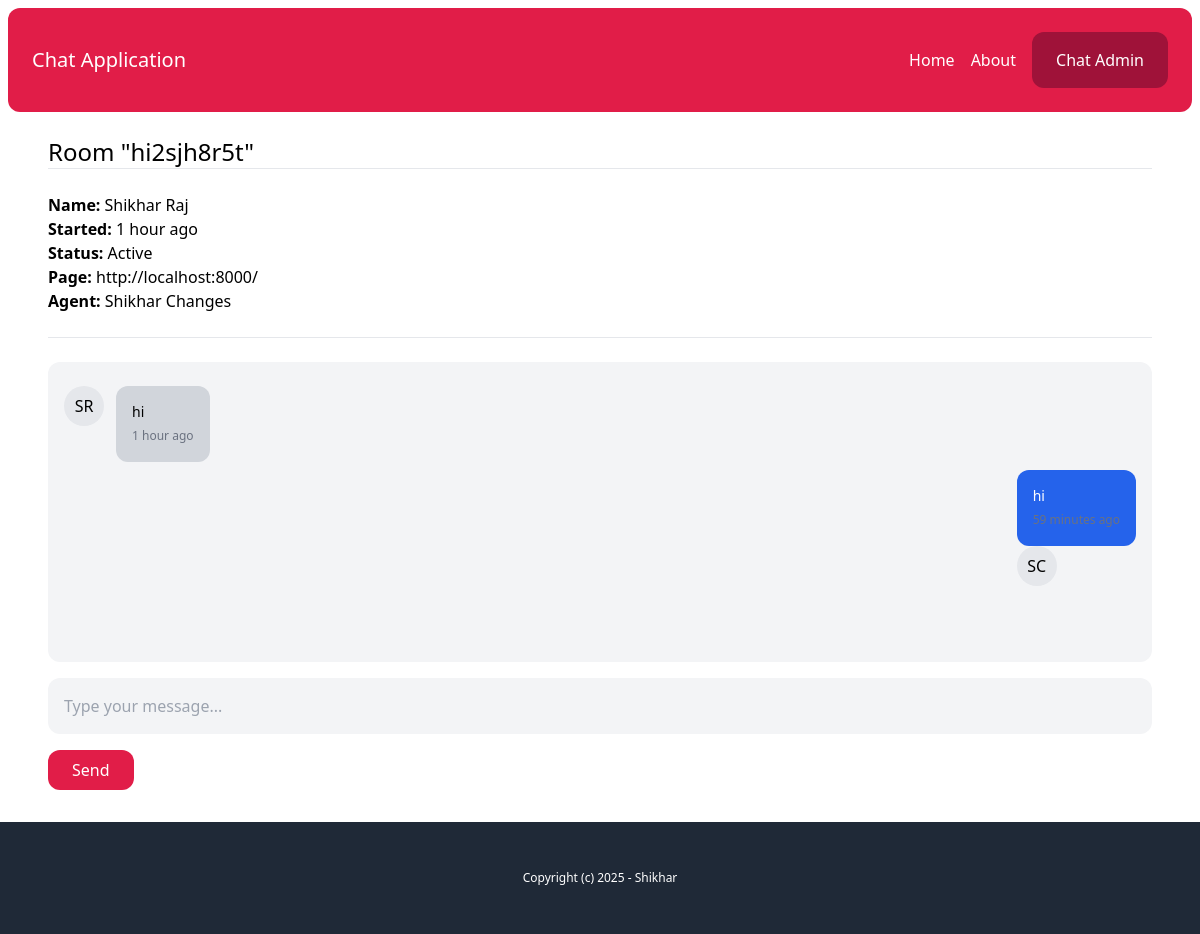
The page /chat-admin/hi2sjh8r5t/ (signed in) on the database its author committed.
### chat/models.py (models this page shows, shortened)
class Room(models.Model):
    WAITING = 'waiting'
    ACTIVE = 'active'
    CLOSED = 'closed'
    CHOISES = (
        (WAITING, 'Waiting'),
        (ACTIVE, 'Active'),
        (CLOSED, 'Closed'),
    )
    uuid = models.CharField(max_length=255)
    client = models.CharField(max_length=255)
    agent = models.ForeignKey(User, related_name='rooms', blank=True, null=True, on_delete=models.SET_NULL)
    messages = models.ManyToManyField(Message, blank=True)
    url = models.CharField(max_length=255, blank=True, null=True)
    status = models.CharField(max_length=255, choices=CHOISES, default=WAITING)
    created_at = models.DateTimeField(auto_now_add=True)
    class Meta:
        ordering = ('-created_at',)

class Message(models.Model):
    body = models.TextField()
    sent_by = models.CharField(max_length=255)
    created_at = models.DateTimeField(auto_now_add=True)
    created_by = models.ForeignKey(User, blank=True, null=True, on_delete=models.SET_NULL)
    class Meta:
        ordering = ('created_at',)

### account/models.py (models this page shows)
class User(AbstractBaseUser, PermissionsMixin):
    AGENT = 'agent'
    MANAGER = 'manager'
    ROLES_CHOICES = (
        (AGENT, 'Agent'),
        (MANAGER, 'Manager'),
    )
    id = models.UUIDField(primary_key=True, default=uuid.uuid4, editable=False)
    email = models.EmailField(unique=True)
    name = models.CharField(max_length=255, blank=True, default='')
    role = models.CharField(max_length=20, choices=ROLES_CHOICES, default=AGENT)
    is_active = models.BooleanField(default=True)
    is_superuser = models.BooleanField(default=False)
    is_staff = models.BooleanField(default=False)
    date_joined = models.DateTimeField(default=timezone.now)
    last_login = models.DateTimeField(blank=True, null=True)
    objects = CustomUserManager()
    USERNAME_FIELD = 'email'
    EMAIL_FIELD = 'email'
    REQUIRED_FIELDS = ['name']

### chat/views.py (the view)
# urls.py: path("chat-admin/<str:uuid>/", views.room, name="room"),
@login_required
def room(request, uuid):
    room = Room.objects.get(uuid=uuid)
    if room.status == Room.WAITING:
        room.status = Room.ACTIVE
        room.agent = request.user
        room.save()
    return render(request, "chat/room.html", {"room": room})

### chat/templatetags/chatextras.py (called while the page is built)
@register.filter(name='initials')
def initials(value):
    initials = ''
    for name in value.split():
        if name and len(initials) < 3:
            initials += name[0].upper()
    return initials

### chat/templates/chat/room.html (shortened to what this page needs)
{% extends 'core/base.html' %}
{% load static chatextras %}
{% block content %}
<h1 class="text-2xl">Room "{{ room.uuid }}"</h1>
<hr class="mb-6" />
<p class="mb-6">
    <b>Name: </b>{{ room.client }}<br />
    <b>Started: </b>{{ room.created_at|timesince }} ago<br />
    <b>Status: </b>{{ room.get_status_display }}<br />
    <b>Page: </b>{{ room.url }}<br />
    <b>Agent: </b>{% firstof room.agent.name 'None Yet...' %}
</p>
<hr class="mb-6" />
<div id="chat_log" class="mb-4 p-4 bg-gray-100 rounded-xl h-[300px] overflow-scroll flex flex-col flex-grow">
    {% for message in room.messages.all %}
    <div class="flex w-full max-w-md mt-2 space-x-3 {% if message.created_by %}ml-auto justify-end{% endif %}">
        {% if not message.created_by %}
        <div class="flex-shrink-0 h-10 w-10 rounded-full bg-gray-200 text-center pt-2">
            {{ message.sent_by|initials }}
        </div>
        {% endif %}
        <div>
            <div
                class="p-4 rounded-xl {% if message.created_by %}bg-blue-600 text-white{% else %}bg-gray-300{% endif %}">
                <p class="text-sm">{{ message.body }}</p>
                <span class="text-xs text-gray-500 leading-none">
                    {{ message.created_at|timesince }} ago
                </span>
            </div>
            {% if message.created_by %}
            <div class="flex-shrink-0 h-10 w-10 rounded-full bg-gray-200 text-center pt-2">
                {{ message.sent_by|initials }}
            </div>
            {% endif %}
        </div>
    </div>
    {% endfor %}
</div>
{% if room.status == 'active' %}
<input type="text" name="body" id="chat_message_input" class="w-full mb-4 p-4 bg-gray-100 rounded-xl"
    placeholder="Type your message..." />
<button id="chat_message_submit" class="py-2 px-6 bg-rose-600 text-white rounded-xl">
    Send
</button>
{% endif %}
{% endblock %}

### rows shown on the page
Room: uuid "hi2sjh8r5t", client "Shikhar Raj", created_at "1 hour", status "Active", url "http://localhost:8000/", agent.name "Shikhar Changes"
Message: sent_by|initials "SR", body "hi", created_at "1 hour"
Message: body "hi", sent_by|initials "SC"
